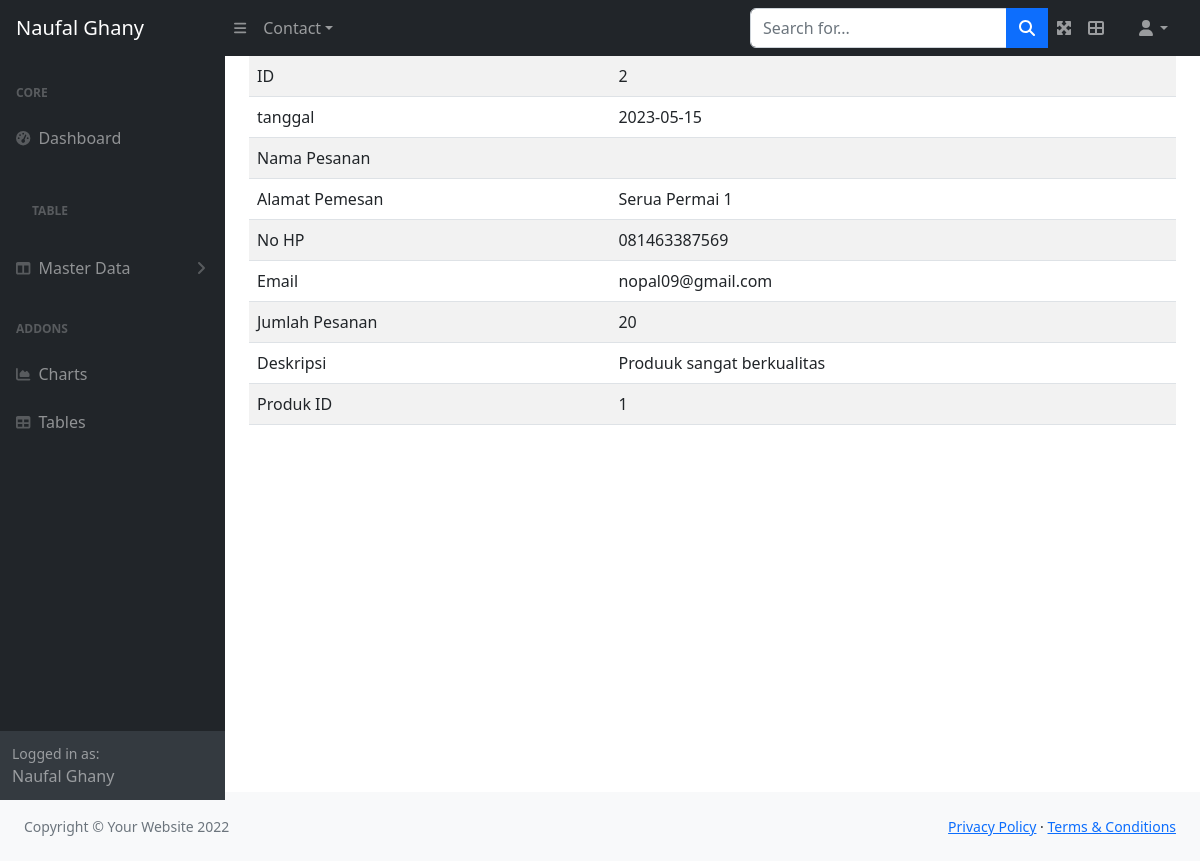
Page /admin/index.php?hal=view_pesanan&id=2 on the committed database.
### tables this page shows
CREATE TABLE `pesanan` (
  `id` int(11) NOT NULL,
  `tanggal` date NOT NULL,
  `nama_pemesan` varchar(45) NOT NULL,
  `alamat_pemesan` varchar(45) NOT NULL,
  `no_hp` varchar(20) NOT NULL,
  `email` varchar(45) NOT NULL,
  `jumlah_pesanan` int(11) DEFAULT NULL,
  `deskripsi` text DEFAULT NULL,
  `produk_id` int(11) DEFAULT NULL
);

### admin/view_pesanan.php (the view)
<?php
require_once 'dbkoneksi.php';
?>
<?php
    $_id = $_GET['id'];
    $sql = "SELECT * FROM pesanan WHERE id=?";
    $st = $dbh->prepare($sql);
    $st->execute([$_id]);
    $row = $st->fetch();
?>
<table class="table table-striped">
    <tbody>
        <tr><td>ID</td><td><?=$row['id']?></td></tr>
        <tr>  <td>tanggal</td><td><?=$row['tanggal']?></td></tr>
        <tr>   <td>Nama Pesanan</td><td><?=$row['nama']?></td></tr>
        <tr>   <td>Alamat Pemesan</td><td><?=$row['alamat_pemesan']?></td></tr>
        <tr>   <td>No HP</td><td><?=$row['no_hp']?></td></tr>
        <tr>   <td>Email</td><td><?=$row['email']?></td></tr>
        <tr>   <td>Jumlah Pesanan</td><td><?=$row['jumlah_pesanan']?></td></tr>
        <tr>   <td>Deskripsi</td><td><?=$row['deskripsi']?></td></tr>
        <tr>   <td>Produk ID</td><td><?=$row['produk_id']?></td></tr>
    </tbody>
</table>

### rows in the picture
pesanan: id "2", tanggal "2023-05-15", alamat_pemesan "Serua Permai 1", no_hp "081463387569", email "nopal09@gmail.com", jumlah_pesanan "20", deskripsi "Produuk sangat berkualitas", produk "1"
